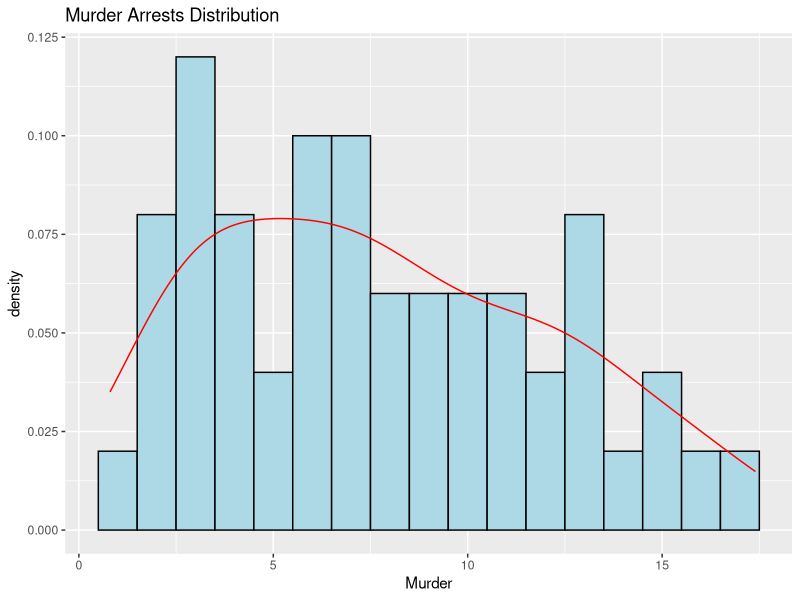
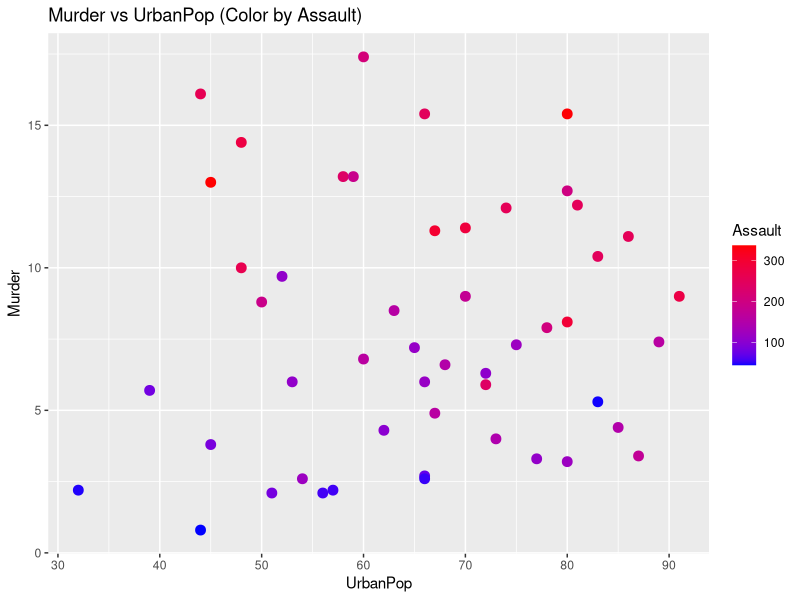
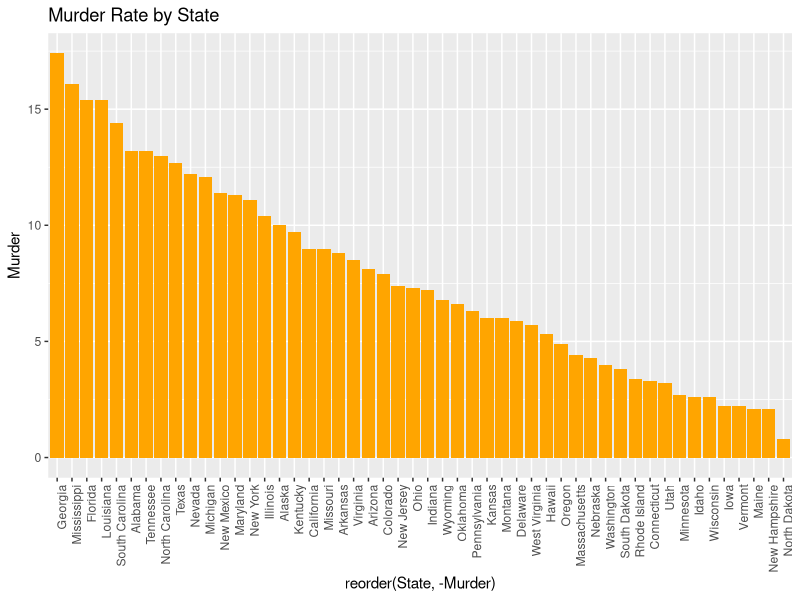

The R script that drew these images, in order:
data("USArrests")
USArrests$State <- rownames(USArrests)
str(USArrests)            
summary(USArrests)       
cat("Max Rape:", USArrests$State[which.max(USArrests$Rape)], "\n")
cat("Max Murder:", USArrests$State[which.max(USArrests$Murder)], "\n")
cat("Min Murder:", USArrests$State[which.min(USArrests$Murder)], "\n")
cor(USArrests[,1:4])    
cat("High Assault States:", USArrests$State[USArrests$Assault > median(USArrests$Assault)], "\n")
cat("Bottom 25% Murder States:", USArrests$State[USArrests$Murder <= quantile(USArrests$Murder, 0.25)], "\n")
library(ggplot2)
ggplot(USArrests, aes(Murder)) +
  geom_histogram(aes(y=..density..), binwidth=1, fill="lightblue", color="black") +
  geom_density(color="red") +
  ggtitle("Murder Arrests Distribution")
ggplot(USArrests, aes(UrbanPop, Murder, color=Assault)) +
  geom_point(size=3) +
  scale_color_gradient(low="blue", high="red") +
  ggtitle("Murder vs UrbanPop (Color by Assault)")
ggplot(USArrests, aes(x=reorder(State, -Murder), y=Murder)) +
  geom_bar(stat="identity", fill="orange") +
  theme(axis.text.x=element_text(angle=90, hjust=1)) +
  ggtitle("Murder Rate by State")
